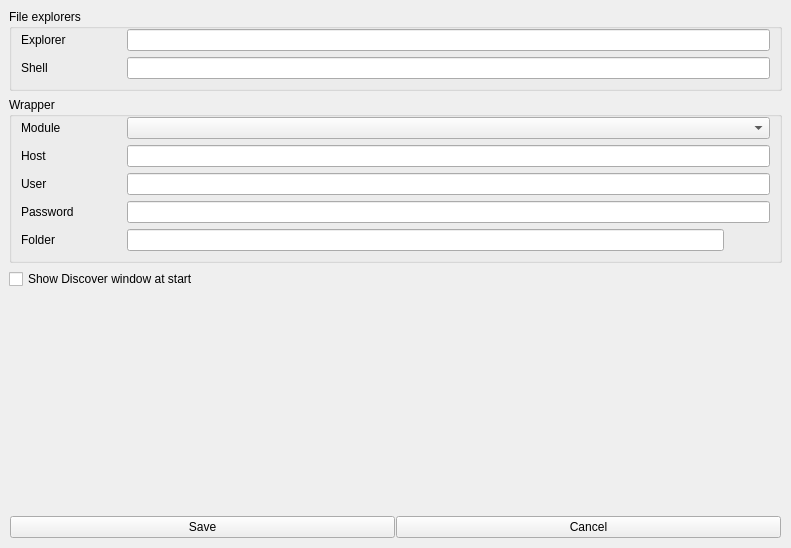
<?xml version="1.0" encoding="UTF-8"?>
<ui version="4.0">
 <class>MainWindow</class>
 <widget class="QDialog" name="MainWindow">
  <property name="geometry">
   <rect>
    <x>0</x>
    <y>0</y>
    <width>791</width>
    <height>548</height>
   </rect>
  </property>
  <property name="windowTitle">
   <string>Local settings</string>
  </property>
  <layout class="QVBoxLayout" name="verticalLayout_2">
   <property name="leftMargin">
    <number>9</number>
   </property>
   <property name="topMargin">
    <number>9</number>
   </property>
   <property name="rightMargin">
    <number>9</number>
   </property>
   <property name="bottomMargin">
    <number>9</number>
   </property>
   <item>
    <widget class="QGroupBox" name="groupBox_2">
     <property name="title">
      <string>File explorers</string>
     </property>
     <layout class="QFormLayout" name="formLayout_2">
      <property name="fieldGrowthPolicy">
       <enum>QFormLayout::AllNonFixedFieldsGrow</enum>
      </property>
      <property name="labelAlignment">
       <set>Qt::AlignLeading|Qt::AlignLeft|Qt::AlignVCenter</set>
      </property>
      <property name="topMargin">
       <number>0</number>
      </property>
      <item row="0" column="0">
       <widget class="QLabel" name="label_4">
        <property name="minimumSize">
         <size>
          <width>100</width>
          <height>0</height>
         </size>
        </property>
        <property name="text">
         <string>Explorer</string>
        </property>
       </widget>
      </item>
      <item row="0" column="1">
       <widget class="QLineEdit" name="explorerLineEdit">
        <property name="toolTip">
         <string>Command to open a navigator with the word ${PATH} representing the folder which will be open</string>
        </property>
       </widget>
      </item>
      <item row="1" column="0">
       <widget class="QLabel" name="label_3">
        <property name="minimumSize">
         <size>
          <width>100</width>
          <height>0</height>
         </size>
        </property>
        <property name="text">
         <string>Shell</string>
        </property>
       </widget>
      </item>
      <item row="1" column="1">
       <widget class="QLineEdit" name="shellLineEdit">
        <property name="toolTip">
         <string>Command to open a shell with the word ${PATH} representing the folder which will be open</string>
        </property>
       </widget>
      </item>
     </layout>
    </widget>
   </item>
   <item>
    <widget class="QGroupBox" name="groupBox">
     <property name="title">
      <string>Wrapper</string>
     </property>
     <layout class="QFormLayout" name="formLayout">
      <property name="fieldGrowthPolicy">
       <enum>QFormLayout::AllNonFixedFieldsGrow</enum>
      </property>
      <property name="labelAlignment">
       <set>Qt::AlignLeading|Qt::AlignLeft|Qt::AlignVCenter</set>
      </property>
      <property name="topMargin">
       <number>0</number>
      </property>
      <item row="0" column="1">
       <widget class="QComboBox" name="wrapperComboBox"/>
      </item>
      <item row="1" column="0">
       <widget class="QLabel" name="hostLabel">
        <property name="minimumSize">
         <size>
          <width>100</width>
          <height>0</height>
         </size>
        </property>
        <property name="text">
         <string>Host</string>
        </property>
       </widget>
      </item>
      <item row="1" column="1">
       <widget class="QLineEdit" name="hostLineEdit"/>
      </item>
      <item row="2" column="0">
       <widget class="QLabel" name="nameLabel">
        <property name="minimumSize">
         <size>
          <width>100</width>
          <height>0</height>
         </size>
        </property>
        <property name="text">
         <string>User</string>
        </property>
       </widget>
      </item>
      <item row="0" column="0">
       <widget class="QLabel" name="label">
        <property name="minimumSize">
         <size>
          <width>100</width>
          <height>0</height>
         </size>
        </property>
        <property name="text">
         <string>Module</string>
        </property>
       </widget>
      </item>
      <item row="2" column="1">
       <widget class="QLineEdit" name="userLineEdit"/>
      </item>
      <item row="3" column="0">
       <widget class="QLabel" name="pwdLabel">
        <property name="minimumSize">
         <size>
          <width>100</width>
          <height>0</height>
         </size>
        </property>
        <property name="text">
         <string>Password</string>
        </property>
       </widget>
      </item>
      <item row="3" column="1">
       <widget class="QLineEdit" name="pwdLineEdit"/>
      </item>
      <item row="4" column="0">
       <widget class="QLabel" name="pathLabel">
        <property name="text">
         <string>Folder</string>
        </property>
       </widget>
      </item>
      <item row="4" column="1">
       <widget class="QWidget" name="pathWidget" native="true">
        <layout class="QHBoxLayout" name="horizontalLayout_4">
         <property name="leftMargin">
          <number>0</number>
         </property>
         <property name="topMargin">
          <number>0</number>
         </property>
         <property name="rightMargin">
          <number>0</number>
         </property>
         <property name="bottomMargin">
          <number>0</number>
         </property>
         <item>
          <widget class="QLineEdit" name="pathLineEdit"/>
         </item>
         <item>
          <widget class="QPushButton" name="pathButton">
           <property name="maximumSize">
            <size>
             <width>50</width>
             <height>16777215</height>
            </size>
           </property>
           <property name="text">
            <string/>
           </property>
           <property name="flat">
            <bool>true</bool>
           </property>
          </widget>
         </item>
        </layout>
       </widget>
      </item>
     </layout>
    </widget>
   </item>
   <item>
    <widget class="QCheckBox" name="discoverCheckBox">
     <property name="text">
      <string>Show Discover window at start</string>
     </property>
    </widget>
   </item>
   <item>
    <spacer name="verticalSpacer">
     <property name="orientation">
      <enum>Qt::Vertical</enum>
     </property>
     <property name="sizeHint" stdset="0">
      <size>
       <width>20</width>
       <height>40</height>
      </size>
     </property>
    </spacer>
   </item>
   <item>
    <layout class="QHBoxLayout" name="horizontalLayout">
     <property name="spacing">
      <number>1</number>
     </property>
     <property name="leftMargin">
      <number>1</number>
     </property>
     <property name="topMargin">
      <number>1</number>
     </property>
     <property name="rightMargin">
      <number>1</number>
     </property>
     <property name="bottomMargin">
      <number>1</number>
     </property>
     <item>
      <widget class="QPushButton" name="saveButton">
       <property name="text">
        <string>Save</string>
       </property>
      </widget>
     </item>
     <item>
      <widget class="QPushButton" name="cancelButton">
       <property name="text">
        <string>Cancel</string>
       </property>
      </widget>
     </item>
    </layout>
   </item>
  </layout>
 </widget>
 <resources/>
 <connections/>
</ui>
